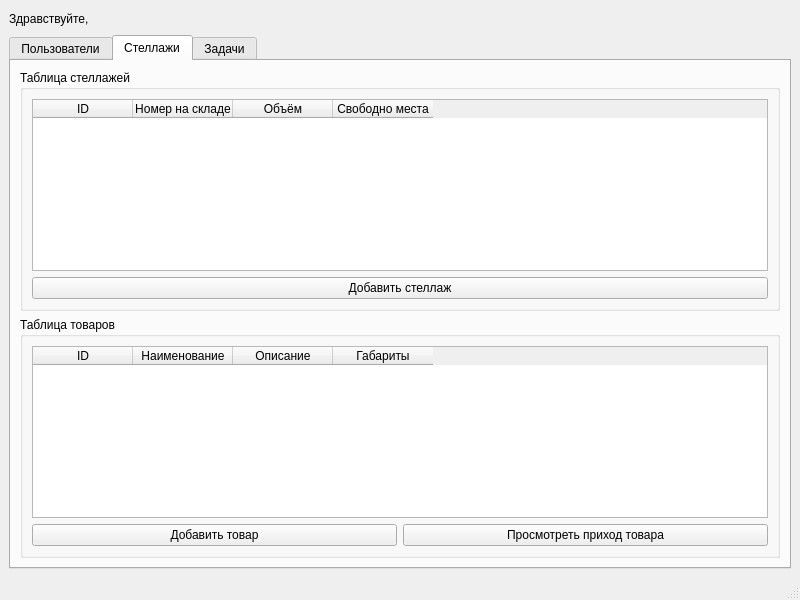
<?xml version="1.0" encoding="UTF-8"?>
<ui version="4.0">
 <class>MainWindow</class>
 <widget class="QMainWindow" name="MainWindow">
  <property name="geometry">
   <rect>
    <x>0</x>
    <y>0</y>
    <width>800</width>
    <height>600</height>
   </rect>
  </property>
  <property name="windowTitle">
   <string>MainWindow</string>
  </property>
  <widget class="QWidget" name="centralwidget">
   <layout class="QVBoxLayout" name="verticalLayout">
    <item>
     <layout class="QHBoxLayout" name="horizontalLayout">
      <item>
       <widget class="QLabel" name="label">
        <property name="text">
         <string>Здравствуйте,</string>
        </property>
       </widget>
      </item>
      <item>
       <widget class="QLabel" name="userName">
        <property name="font">
         <font>
          <weight>75</weight>
          <bold>true</bold>
         </font>
        </property>
        <property name="text">
         <string>&lt;user&gt;</string>
        </property>
       </widget>
      </item>
      <item>
       <spacer name="horizontalSpacer">
        <property name="orientation">
         <enum>Qt::Horizontal</enum>
        </property>
        <property name="sizeHint" stdset="0">
         <size>
          <width>40</width>
          <height>20</height>
         </size>
        </property>
       </spacer>
      </item>
     </layout>
    </item>
    <item>
     <widget class="QTabWidget" name="tabHost">
      <property name="currentIndex">
       <number>1</number>
      </property>
      <widget class="QWidget" name="usersTab">
       <attribute name="title">
        <string>Пользователи</string>
       </attribute>
       <layout class="QVBoxLayout" name="verticalLayout_2">
        <item>
         <widget class="QGroupBox" name="groupBox">
          <property name="title">
           <string>Таблица пользователей</string>
          </property>
          <layout class="QHBoxLayout" name="horizontalLayout_2">
           <item>
            <widget class="QTableWidget" name="usersTable">
             <property name="editTriggers">
              <set>QAbstractItemView::NoEditTriggers</set>
             </property>
             <property name="selectionMode">
              <enum>QAbstractItemView::SingleSelection</enum>
             </property>
             <property name="selectionBehavior">
              <enum>QAbstractItemView::SelectRows</enum>
             </property>
             <column>
              <property name="text">
               <string>ID</string>
              </property>
             </column>
             <column>
              <property name="text">
               <string>Логин</string>
              </property>
             </column>
             <column>
              <property name="text">
               <string>Роль</string>
              </property>
             </column>
            </widget>
           </item>
          </layout>
         </widget>
        </item>
        <item>
         <widget class="QPushButton" name="addUserBtn">
          <property name="text">
           <string>Добавить пользователя</string>
          </property>
         </widget>
        </item>
       </layout>
      </widget>
      <widget class="QWidget" name="racksTab">
       <attribute name="title">
        <string>Стеллажи</string>
       </attribute>
       <layout class="QVBoxLayout" name="verticalLayout_5">
        <item>
         <widget class="QGroupBox" name="groupBox_2">
          <property name="title">
           <string>Таблица стеллажей</string>
          </property>
          <layout class="QVBoxLayout" name="verticalLayout_3">
           <item>
            <widget class="QTableWidget" name="racksTable">
             <property name="editTriggers">
              <set>QAbstractItemView::NoEditTriggers</set>
             </property>
             <property name="selectionMode">
              <enum>QAbstractItemView::SingleSelection</enum>
             </property>
             <property name="selectionBehavior">
              <enum>QAbstractItemView::SelectRows</enum>
             </property>
             <column>
              <property name="text">
               <string>ID</string>
              </property>
             </column>
             <column>
              <property name="text">
               <string>Номер на складе</string>
              </property>
             </column>
             <column>
              <property name="text">
               <string>Объём</string>
              </property>
             </column>
             <column>
              <property name="text">
               <string>Свободно места</string>
              </property>
             </column>
            </widget>
           </item>
           <item>
            <widget class="QPushButton" name="addRackBtn">
             <property name="text">
              <string>Добавить стеллаж</string>
             </property>
            </widget>
           </item>
          </layout>
         </widget>
        </item>
        <item>
         <widget class="QGroupBox" name="groupBox_3">
          <property name="title">
           <string>Таблица товаров</string>
          </property>
          <layout class="QVBoxLayout" name="verticalLayout_4">
           <item>
            <widget class="QTableWidget" name="productsTable">
             <property name="editTriggers">
              <set>QAbstractItemView::NoEditTriggers</set>
             </property>
             <property name="selectionMode">
              <enum>QAbstractItemView::SingleSelection</enum>
             </property>
             <property name="selectionBehavior">
              <enum>QAbstractItemView::SelectRows</enum>
             </property>
             <column>
              <property name="text">
               <string>ID</string>
              </property>
             </column>
             <column>
              <property name="text">
               <string>Наименование</string>
              </property>
             </column>
             <column>
              <property name="text">
               <string>Описание</string>
              </property>
             </column>
             <column>
              <property name="text">
               <string>Габариты</string>
              </property>
             </column>
            </widget>
           </item>
           <item>
            <layout class="QHBoxLayout" name="horizontalLayout_4">
             <item>
              <widget class="QPushButton" name="addProductBtn">
               <property name="text">
                <string>Добавить товар</string>
               </property>
              </widget>
             </item>
             <item>
              <widget class="QPushButton" name="lookupFlowBtn">
               <property name="text">
                <string>Просмотреть приход товара</string>
               </property>
              </widget>
             </item>
            </layout>
           </item>
          </layout>
         </widget>
        </item>
       </layout>
      </widget>
      <widget class="QWidget" name="tasksTab">
       <attribute name="title">
        <string>Задачи</string>
       </attribute>
       <layout class="QVBoxLayout" name="verticalLayout_7">
        <item>
         <widget class="QGroupBox" name="groupBox_4">
          <property name="title">
           <string>Таблица задач</string>
          </property>
          <layout class="QVBoxLayout" name="verticalLayout_6">
           <item>
            <widget class="QTableWidget" name="tasksTable">
             <property name="editTriggers">
              <set>QAbstractItemView::NoEditTriggers</set>
             </property>
             <property name="selectionMode">
              <enum>QAbstractItemView::SingleSelection</enum>
             </property>
             <property name="selectionBehavior">
              <enum>QAbstractItemView::SelectRows</enum>
             </property>
             <column>
              <property name="text">
               <string>ID</string>
              </property>
             </column>
             <column>
              <property name="text">
               <string>Описание</string>
              </property>
             </column>
             <column>
              <property name="text">
               <string>Группа</string>
              </property>
             </column>
             <column>
              <property name="text">
               <string>Выполнено</string>
              </property>
             </column>
            </widget>
           </item>
           <item>
            <layout class="QHBoxLayout" name="horizontalLayout_3">
             <item>
              <widget class="QPushButton" name="markCompletedButton">
               <property name="text">
                <string>Отметить выполненной</string>
               </property>
              </widget>
             </item>
             <item>
              <widget class="QPushButton" name="addTask">
               <property name="text">
                <string>Добавить задачу</string>
               </property>
              </widget>
             </item>
            </layout>
           </item>
          </layout>
         </widget>
        </item>
       </layout>
      </widget>
     </widget>
    </item>
   </layout>
  </widget>
  <widget class="QMenuBar" name="menubar">
   <property name="geometry">
    <rect>
     <x>0</x>
     <y>0</y>
     <width>800</width>
     <height>21</height>
    </rect>
   </property>
  </widget>
  <widget class="QStatusBar" name="statusbar"/>
 </widget>
 <resources/>
 <connections/>
</ui>
